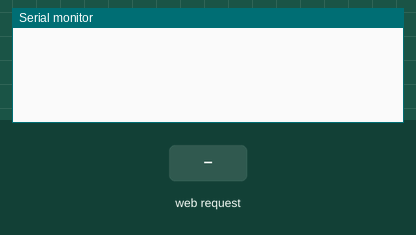
A sketch run on a simulated ESP32. Shown: the last lines printed to the serial monitor. The inputs (shaded band) are chosen by the test bench.

Above: at 2.2 s.
2.3 s: HTTP request GET /start received
At 3.2 s:
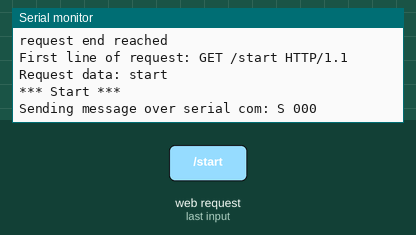
3.8 s: HTTP request GET /stop received
At 4.3 s:
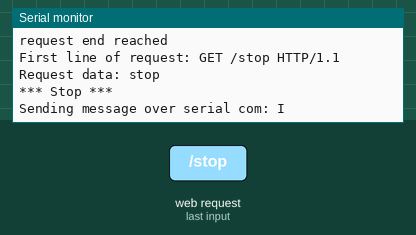
5.3 s: HTTP request GET /A received
At 6.7 s:
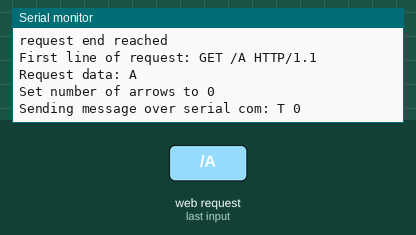

Measured:
- after the input at 2.3 s, the serial monitor: prints a new line at once (image 1)
- after the input at 3.8 s, the serial monitor: prints a new line at once (image 2)
- after the input at 5.3 s, the serial monitor: prints a new line at once (image 3)

The sketch:

ArcheryESP32WifiForLedMatrix.ino
```cpp
// For board "ESP32 Dev Module" or similar

#include <HardwareSerial.h>
#include <WiFi.h>

#define RX_PIN 16
#define TX_PIN 17

HardwareSerial serial2(2);

// Set web server port number to 80
WiFiServer server(80);

// String to store the HTTP request
String request;

const char* ssid     = "Archer Counter";
const char* password = "123456789";

#define DOCTYPE "<!DOCTYPE html>"
#define HEAD "<head>" \
  "<meta name=\"viewport\" content=\"width=device-width, initial-scale=1\">" \
  "<link rel=\"icon\" href=\"data:,\">" \
  "<style>html { font-family: Helvetica; display: inline-block; margin: 0px auto; text-align: center;}" \
  ".button { background-color: #4CAF50; border: none; color: white; padding: 16px 40px;" \
  "text-decoration: none; font-size: 30px; margin: 2px; cursor: pointer;}" \
  ".numbutton { background-color:#ff0000; border: none; color: white; padding: 4pt 4pt;" \
  "text-decoration: none; font-size: 16px; margin: 2px; cursor: pointer;}" \
  "</style>" \
  "</head>"

#define START_BUTTON "<a href=\"start\"><button class=\"button\">START</button></a>"
#define STOP_BUTTON "<a href=\"stop\"><button class=\"button\">STOP</button></a>"

#define ARROWS_BUTTONS "<a href=\"A1\"><button class=\"numbutton\">1</button></a>&nbsp &nbsp &nbsp" \
  "<a href=\"A2\"><button class=\"numbutton\">2</button></a>&nbsp &nbsp &nbsp" \
  "<a href=\"A3\"><button class=\"numbutton\">3</button></a>&nbsp &nbsp &nbsp" \
  "<a href=\"A4\"><button class=\"numbutton\">4</button></a>&nbsp &nbsp &nbsp" \
  "<a href=\"A5\"><button class=\"numbutton\">5</button></a>&nbsp &nbsp &nbsp" \
  "<a href=\"A6\"><button class=\"numbutton\">6</button></a>"

void setFixedIP() {
  IPAddress ip(10, 10, 10, 10);
  IPAddress nMask(255, 255, 255, 0);
  WiFi.softAPConfig(ip, ip, nMask);
  Serial.println(WiFi.softAPIP());
}

void wifiEventHandler(WiFiEvent_t event) {
  Serial.print("Wifi event: ");
  Serial.println(event);
  switch (event) {
    case SYSTEM_EVENT_AP_START:
      Serial.println("Access point starts");
      Serial.println("Set fixed IP address");
      setFixedIP();
      break;
  }
}

void setup() {
  Serial.begin(115200);
  serial2.begin(9600, SERIAL_8N1, RX_PIN, TX_PIN);

  // Delete old wifi config
  WiFi.disconnect(true);
  // Registering wifi event
  delay(1000);

  WiFi.onEvent(wifiEventHandler);
  WiFi.mode(WIFI_AP);
  WiFi.softAP(ssid, password);

  server.begin();
}

void loop() {
  WiFiClient client = server.available(); // Wait for incoming client
  if (client) {
    request = "";
    if (fillrequest(client)) {
      Serial.println("First line of request: " + request); // Prints only until first new-line in request

      handleRequest(client, request);
    }
    client.stop();
  }
}

boolean fillrequest(WiFiClient client) {
  boolean requestOk = false;
  char c1 = '\0';
  char c2 = '\0';
  char c3 = '\0';
  char c4 = '\0';
  bool endOfLine = false;
  bool endOfRequest = false;
  // Get incoming data
  bool isInrequest = true;
  while (client.connected() && !requestOk) {
    if (client.available()) {
      c4 = c3;
      c3 = c2;
      c2 = c1;
      c1 = client.read();
      endOfLine = c1 == '\n';
      isInrequest = isInrequest && !endOfLine;
      if (isInrequest) {
        request += c1;
      }
      requestOk = c4 == '\r' && c3 == '\n' && c2 == '\r' && c1 == '\n';
    }
  }
  if (requestOk) {
    Serial.println("request end reached");
  } else {
    Serial.println("request not ended properly");
  }

  return requestOk;
}

void handleRequest(WiFiClient client, String request) {
  int p1 = request.indexOf(" /");
  int p2 = request.indexOf("HTTP");
  String requestUrlData = request.substring(p1 + 2, p2 - 1);
  Serial.print("Request data: ");
  Serial.println(requestUrlData);

  if (requestUrlData.equals("start")) {
    Serial.println("*** Start ***");
    sendStart();
  } else if (requestUrlData.equals("stop")) {
    Serial.println("*** Stop ***");
    sendStop();
  } else if (requestUrlData.startsWith("A")) {
    Serial.print("Set number of arrows to ");
    int numOfArrows = requestUrlData.charAt(1) - '0';
    numOfArrows = max(0, numOfArrows);
    numOfArrows = min(6, numOfArrows);
    Serial.println(numOfArrows);
    sendTime(numOfArrows * 40);
  }

  printResponse(client, requestUrlData);
}

void sendMessageCom(String message) {
  Serial.print("Sending message over serial com: ");
  Serial.println(message);
  serial2.print(message);
  serial2.print('\0');
}

void printResponse(WiFiClient client, String requestUrlData) {
  client.println(DOCTYPE);
  client.println("<html>");
  client.println(HEAD);
  client.println("<body>");
  client.println("<h1>Archery counter </h1>");
  client.println("<p>");
  client.println(ARROWS_BUTTONS);
  client.println("</p>");

  client.println("<p>&nbsp</p>");
  client.println("<p>&nbsp</p>");

  client.println("<p>");

  client.println(START_BUTTON);
  client.println(STOP_BUTTON);
  client.println("</p>");

  client.println("</body></html>");
}

void sendTime(int timeSeconds) {
  char msg[6];
  msg[0] = 'T';
  msg[1] = ' ';
  sprintf(&msg[2], "%d", timeSeconds);
  msg[5] = '\0';
  sendMessageCom(msg);
  delay(500);
}

void sendStart() {
  sendMessageCom("S 000");
}

void sendStop() {
  sendMessageCom("I"); // Interrupt
}

int min(int x, int y) {
  if (x < y) {
    return x;
  } else {
    return y;
  }
}

int max(int x, int y) {
  if (x > y) {
    return x;
  } else {
    return y;
  }
}
```
